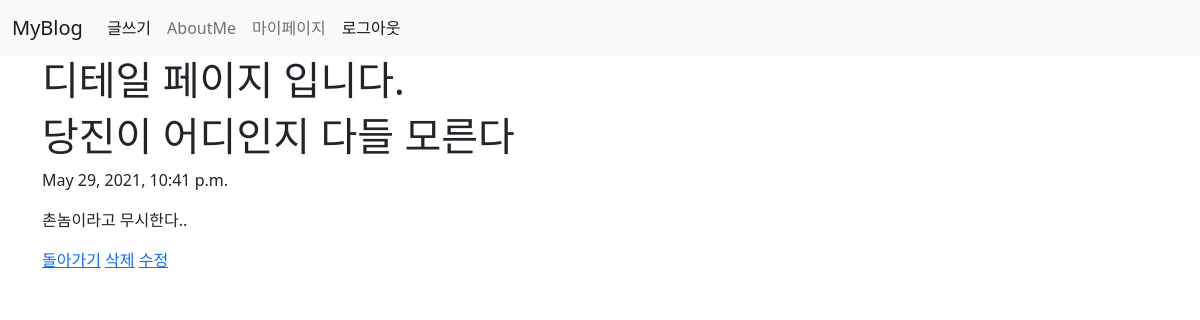
The page /blog/3/ (signed in) on the database its author committed.
### blog/models.py (models this page shows, shortened)
class Blog(models.Model):
    title = models.CharField(max_length=200)
    pub_date = models.DateTimeField('date published')
    body = models.TextField()

### blog/views.py (the view)
# urls.py: path('<int:blog_id>/', views.detail, name='detail'),
def detail(request, blog_id):
    blog_detail = Blog.objects.get(id = blog_id)
    return render(request, 'detail.html', {'blog': blog_detail})

### blog/templates/detail.html
<!DOCTYPE html>
{% extends 'base.html' %}
{% block content %}
    <h1>디테일 페이지 입니다.</h1>
    <h1>{{blog.title}}</h1>
    <p>{{blog.pub_date}}</p>
    <p>{{blog.body}}</p>
    <a href="{% url 'home' %}">돌아가기</a>
    <a href="{% url 'delete' blog.id %}">삭제</a>
    <a href="{% url 'edit' blog.id %}">수정</a>
{% endblock %}

### rows shown on the page
Blog: title "당진이 어디인지 다들 모른다", pub_date "May 29, 2021, 10:41 p.m.", body "촌놈이라고 무시한다.."
